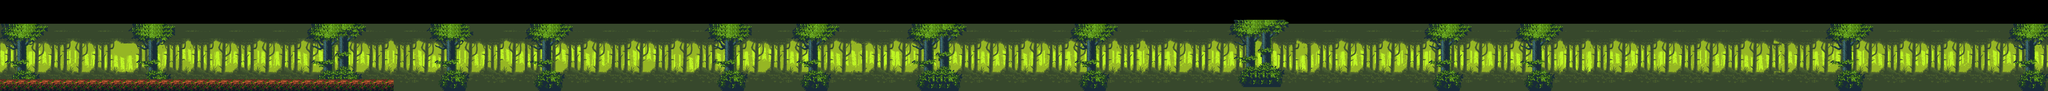

A level layout from a 2D game, rendered from its tile map. Below: a short description, then the map file with tile-grid data replaced by summaries:
An orthogonal 515x23 tile map with 16x16 px tiles, 4 tile layers (Far Background, Tile Layer 2, Foregound, Ground), 5 tilesets and 11 objects (Carrot, Death, Player, top, Bottom, ...).

<map version="1.9" tiledversion="1.9.1" orientation="orthogonal" renderorder="right-down" width="515" height="23" tilewidth="16" tileheight="16" infinite="0" nextlayerid="14" nextobjectid="231">
 <tileset firstgid="1" source="back.tsx" />
 <tileset firstgid="136" source="far.tsx" />
 <tileset firstgid="301" source="tileset.tsx" />
 <tileset firstgid="364" source="tilesetV2.tsx" />
 <tileset firstgid="427" source="middle.tsx" />
 <layer id="1" name="Far Background" width="515" height="23">
  <data>[11845 cells, 7676 non-empty, 135 distinct tile ids]</data>
 </layer>
 <layer id="2" name="Tile Layer 2" width="515" height="23" locked="1">
  <data>[11845 cells, 8725 non-empty, 165 distinct tile ids]</data>
 </layer>
 <layer id="6" name="Foregound" width="515" height="23">
  <data>[11845 cells, 2743 non-empty, 165 distinct tile ids]</data>
 </layer>
 <objectgroup id="4" name="Collectables">
  <object id="7" name="Carrot" x="1204.67" y="222" />
 </objectgroup>
 <layer id="12" name="Ground" width="515" height="23">
  <data>[11845 cells, 297 non-empty, 9 distinct tile ids]</data>
 </layer>
 <objectgroup id="7" name="Death">
  <object id="135" name="Death" x="-105.061" y="362.758" width="9080" height="30" />
 </objectgroup>
 <objectgroup id="9" />
 <objectgroup id="8" name="Player">
  <object id="36" name="Player" x="126.417" y="271.333" width="27.5" height="25.75" />
 </objectgroup>
 <objectgroup id="11" name="Ground Object" offsetx="-80" offsety="16">
  <object id="224" name="top" x="34.7171" y="49.7598" width="8250" height="40" />
  <object id="225" name="Bottom" x="39.7171" y="373.76" width="8250" height="40" />
  <object id="226" x="34.7171" y="90.7598" width="100" height="320" />
  <object id="227" name="Finish" x="8130.72" y="90.7598" width="112" height="288" />
  <object id="228" x="8258.72" y="90.7598" width="16" height="272" />
  <object id="229" x="34.7171" y="42.7598">
   <polygon points="0,0 0,48 8240,48 8240,0" />
  </object>
  <object id="230" x="1664" y="304">
   <polygon points="0,0 0,48 -1583,46 -1585,0" />
  </object>
 </objectgroup>
 <objectgroup id="9" name="Enemies">
  <object id="165" name="Enemy" x="6062" y="254" />
 </objectgroup>
</map>
